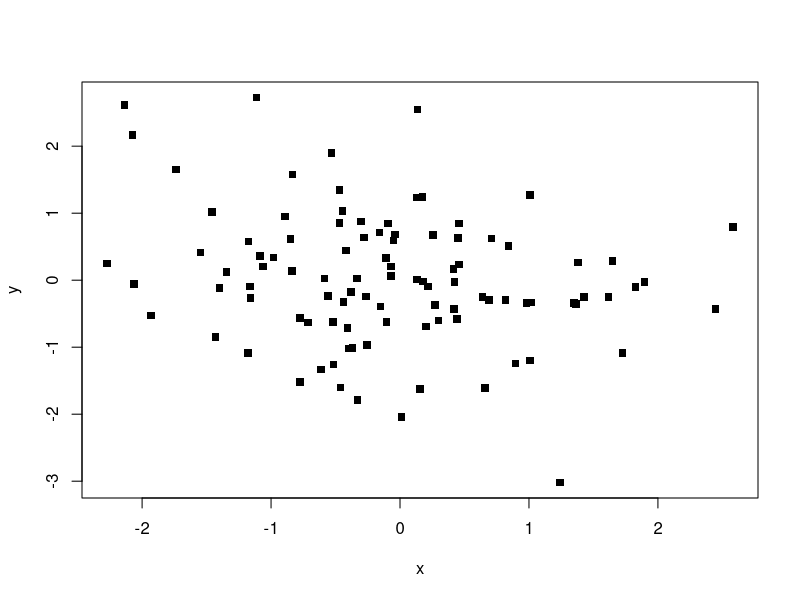
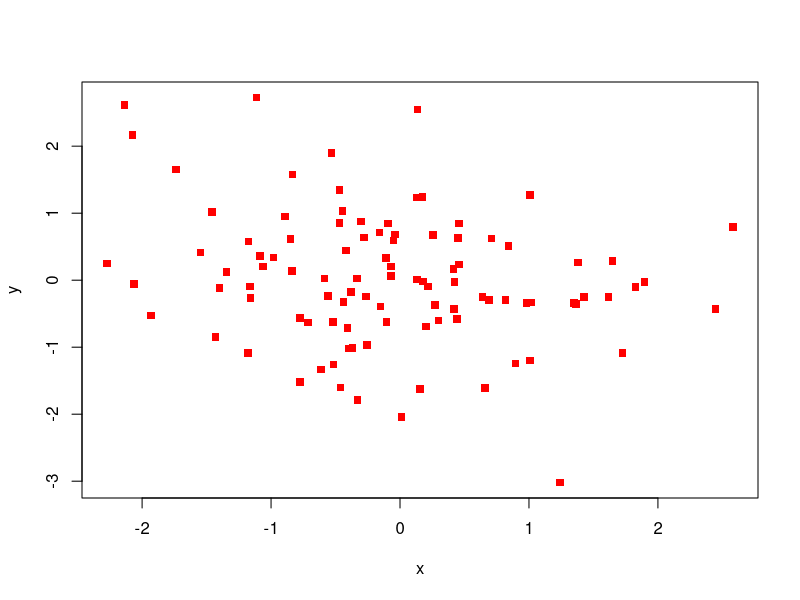
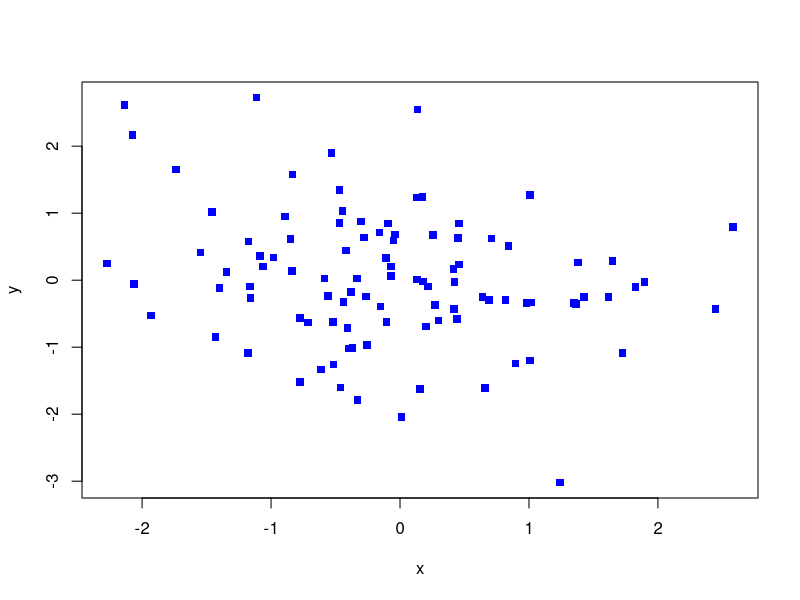
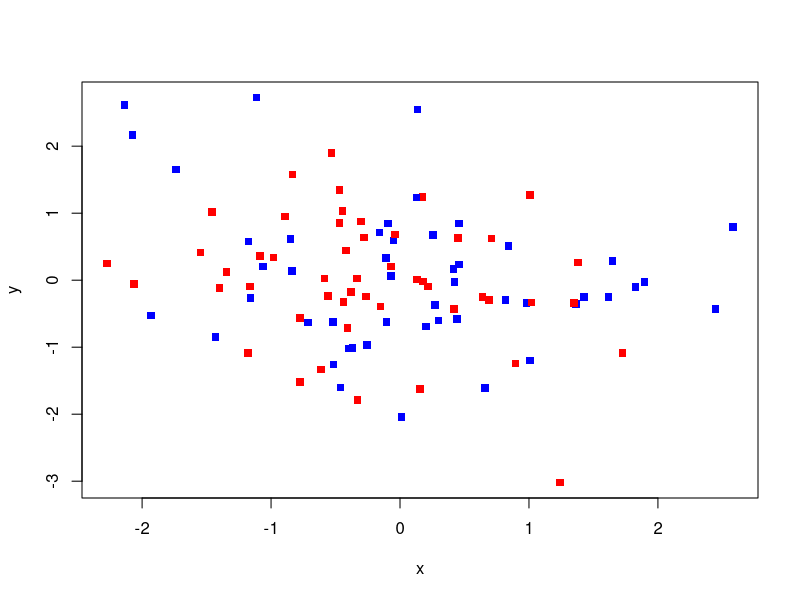
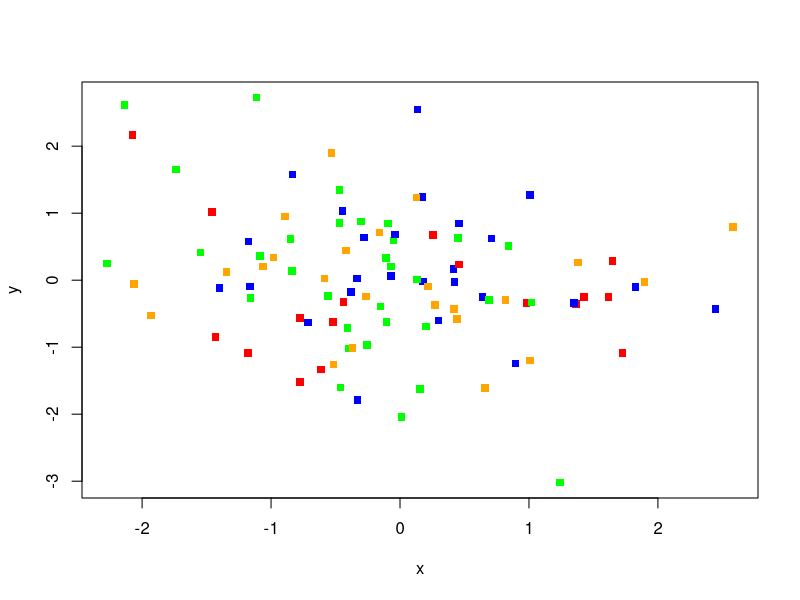
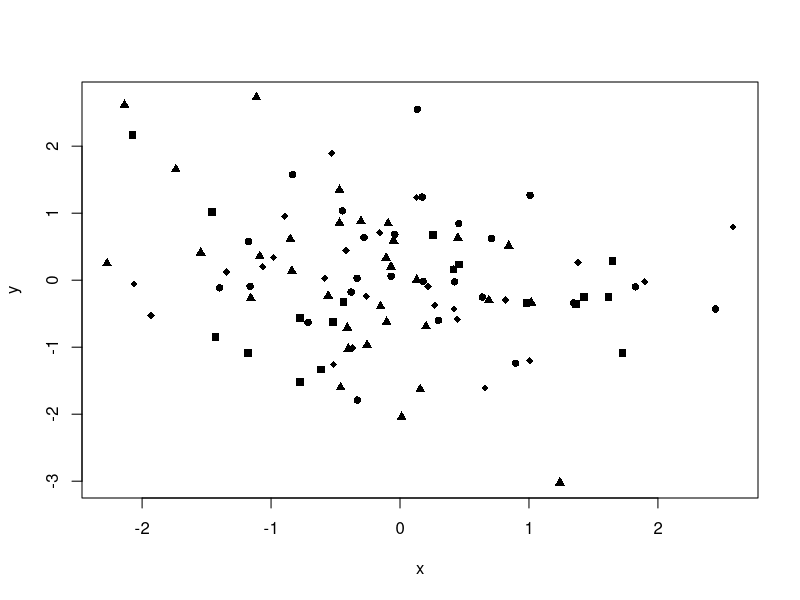
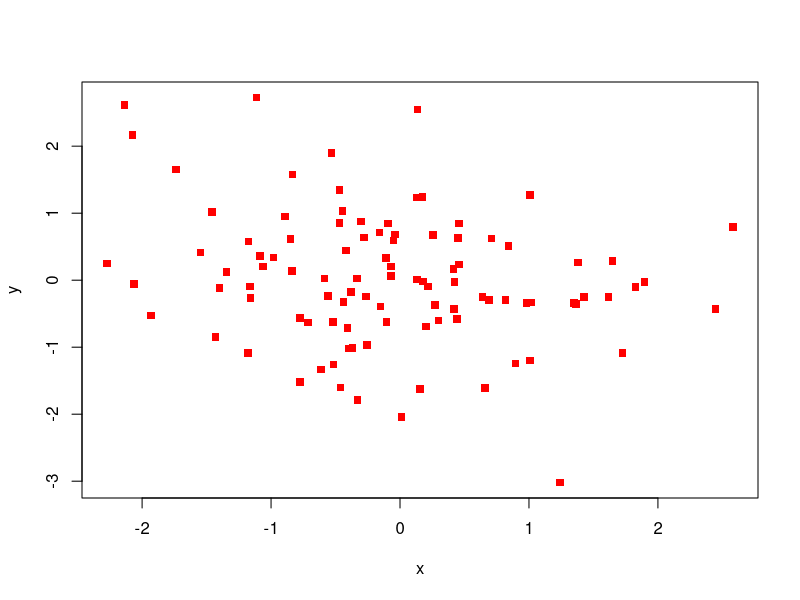
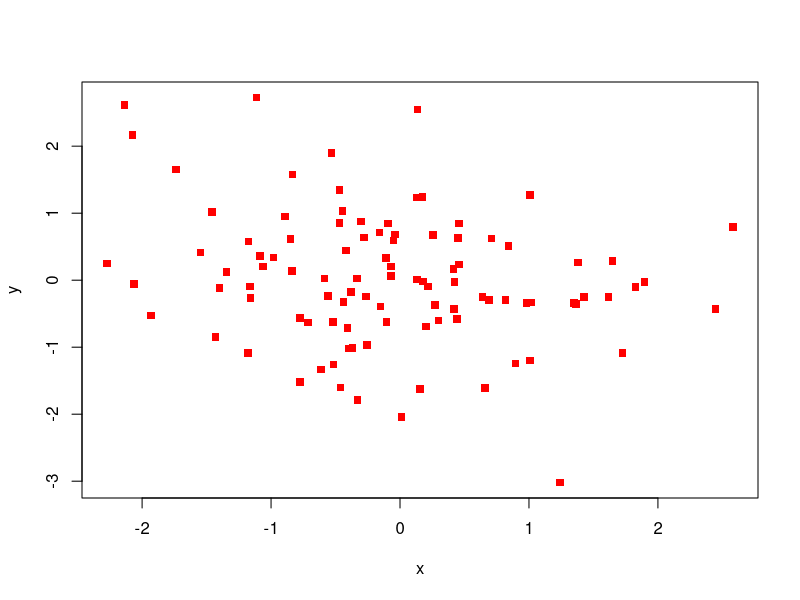

Reproduce these figures in R, in order.
#' # Colors for Plotting #
#'
#' The difference between a simple graph and a visually stunning graph is of course a matter of many features. But one of the biggest contributors to the "wow" factors that often accompanies R graphics is the careful use of color. By default, R graphs tend to be black-and-white and, in fact, rather unattractive. But R provides many functions for carefully controlling the colors that are used in plots. This tutorial looks at some of these functions.
#'
#' To start, we need to have a baseline graph. We'll use a simple scatterplot. Let's start with some `x` and `y` data vectors and a `z` grouping factor that we'll use later:
set.seed(100)
z <- sample(1:4,100,TRUE)
x <- rnorm(100)
y <- rnorm(100)
#' Let's draw the basic scatterplot:
plot(x,y,pch=15)
#' By default, the points in this plot are black. But we can change that color by specifying a `col` argument and a character string containing a color. For example, we could make the points red:
plot(x,y,pch=15, col='red')
#' or blue:
plot(x,y,pch=15, col='blue')
#' R comes with hundreds of colors, which we can see using the `colors()` function. Let's see the first 25 colors in this:
colors()[1:25]
#' You can specify any of these colors as is.
#'
#' ## Color Vector Recycling ##
#' An important aspect of R's use of the `col` argument is the notion of vector recyling. R expects the `col` argument to have the same length as the number of things its plotting (in this case the number of points). So when we specify `col='red'`, R actually "recycles" the color red for each point, effectively constructing a vector like `c('red','red','red',...)` equal to the length of our data.
#' We can take advantage of recycling to specify multiple colors. For example, we can specify every other point in our data as being red and blue:
plot(x,y,pch=15, col=c('red','blue'))
#' Of course, these colors are not substantively meaningful. Our data are not organized in an alternating fashion. We did, however, have a grouping factor `z` that takes four levels. We can imagine that these are four substantively important groups in our data that we would like to highlight with different colors. To do that, we could specify a vector of four colors and index it using our `z` vector:
plot(x,y,pch=15, col=c('red','blue','green','orange')[z])
#' Now, the four groups each have their own color in the resulting plot. Another strategy is to use the `pch` ("point character") argument to identify groups, which we can do using the same logic:
plot(x,y,pch=c(15,16,17,18)[z])
#' But I think colors look better here than different shapes. Of course, sometimes we have to print in grayscale or monochrome, so finding the best combination of shapes and colors may take a bit of work.
#'
#' ## Color generation functions ##
#' In addition to the named colors, R can also generate any other color pattern in the rainbow using one of several functions. For example, the `rgb` function can generate a color based on levels of Red, Green, and Blue (thus the `rgb` name). For example, the color red is simply:
rgb(1,0,0)
#' The result is the color red expressed in hexidecimal format. Two other functions - `hsv` and `hcl` - let you specify colors in other ways, but `rgb` is the easiest, in part, because hexidecimal format is widely used in web publishing so there are many tools online for figuring out how to create the color you want as a combination of red, green, and blue. We can see that specifying `col='red'` or `col=rgb(1,0,0)` produce the same graphical result:
plot(x,y,pch=15, col='red')
plot(x,y,pch=15, col=rgb(1,0,0))
#' But `rgb` (and the other color-generation functions) are also "vectorized", meaning that we can supply them with a vector of numbers in order to obtain different shades. For example, to get four shades of red, we can type:
rgb((1:4)/4,0,0)
#' If we index this with `z` (as we did above), we get a plot where are different groups are represented by different shades of red:
plot(x,y,pch=15, col=rgb((1:4)/4,0,0)[z])
#'
#' When we have to print in grayscale, R also supplies a function for building shades of gray, which is called - unsurprisingly - `gray`. The `gray` function takes a number between 0 and 1 that specifies a shade of gray between black (0) and white (1):
gray(.5)
#' The response is, again, a hexidecimal color representation. Like `rgb`, `gray` is vectorized and we can use it to color our plot:
gray((1:4)/6)
plot(x,y,pch=15, col=gray((1:4)/6)[z])
#'
#' But R doesn't restrict us to one color palette - just one color or just grayscale. We can also produce "rainbows" of color. For example, we could use the `rainbow` function to get a rainbow of four different colors and use it on our plot.
plot(x,y,pch=15, col=rainbow(4)[z])
#' `rainbow` takes additional arguments, such as `start` and `end` that specify where on the rainbow (as measured from 0 to 1) the colors should come from. So, specifying low values for `start` and `end` will make a red/yellow-ish plot, middling values will produce a green/blue-ish plot, and high values will prdocue a blue/purple-ish plot:
plot(x,y,pch=15, col=rainbow(4, start=0, end=.25)[z])
plot(x,y,pch=15, col=rainbow(4, start=.35, end=.6)[z])
plot(x,y,pch=15, col=rainbow(4, start=.7, end=.9)[z])
#'
#' ## Color as data ## 
#' Above we've used color to convey groups within the data. But we can also use color to convey a third variable on our two-dimensional plot. For example, we can imagine that we have some outcome `val` to which `x` and `y` each contribute. We want to see the level of `val` as it is affected by both `x` and `y`. Let's start by creating the `val` vector as a function of `x` and `y` and then use it as a color value:
val <- x + y
#' Then let's rescale `val` to be between 0 and 1 to make it easier to use in our color functions:
valcol <- (val+abs(min(val)))/max(val+abs(min(val)))
#' Now we can use the `valcol` vector to color our plot using `gray`:
plot(x,y,pch=15, col=gray(valcol))
#' We could also use `rgb` to create a spectrum of blues:
plot(x,y,pch=15, col=rgb(0,0,valcol))
#'
#' There are endless other options, but this conveys the basic principles of plot coloring which rely on named colors or a color generation function, and the general R principles of recycling and vectorization.
#'